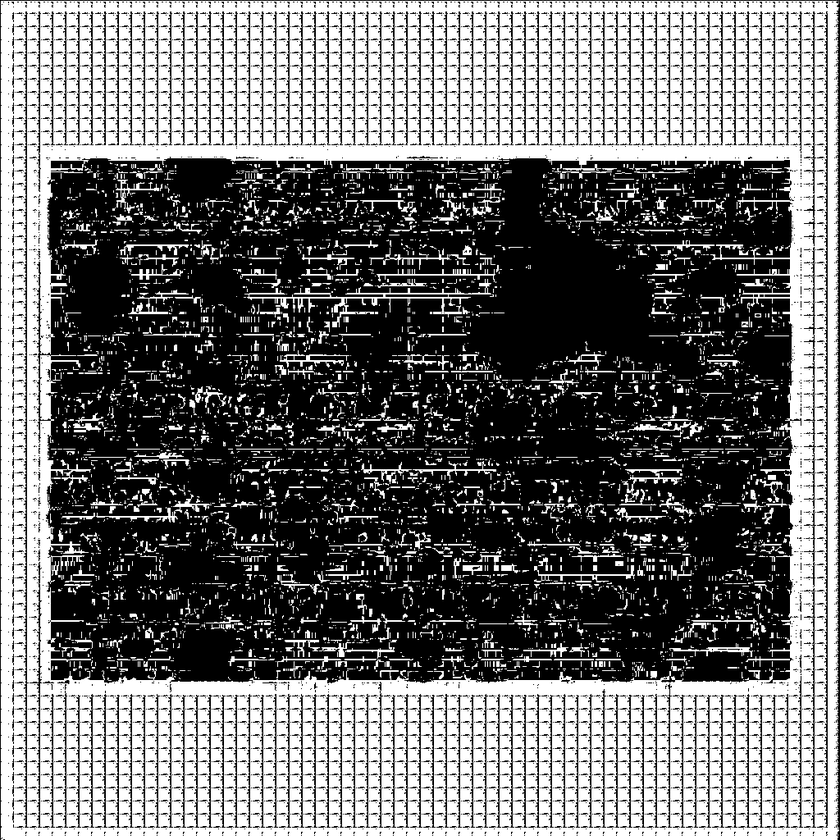
#> input picture A_anormaly_Test/improve_process/result_merge_1_.png, 840 x 840 px, shrunk from 1024 x 1024 before the run
$ python in_black_yuan.py
#> lines starting #> are read from the running program, lines starting #| are printed output that depends on the picture
import cv2
import numpy as np
from PIL import Image


def in_black_image(pic_path, save_path):
    src = cv2.imread(pic_path)
    cv2.namedWindow("input", cv2.WINDOW_AUTOSIZE)
    cv2.imshow("input", src)
    """
    提取图中的红色部分
    """
    hsv = cv2.cvtColor(src, cv2.COLOR_BGR2HSV)
    low_hsv = np.array([0, 43, 46])
    high_hsv = np.array([10, 255, 255])
    mask = cv2.inRange(hsv, lowerb=low_hsv, upperb=high_hsv)
    cv2.imwrite(save_path, mask)


def in_show(pic, image_path, save_path, label):
    # 打开图片
#> called with pic = 'result_merge_1_.png', image_path = 'T_11_black.png', save_path = 'result1.png', label = 255
    Pic = Image.open(pic)
#> Pic is the input picture: PIL image 840x840 RGB; min 0, max 255, mean 112.8
    img1 = Image.open(image_path).convert("RGB")
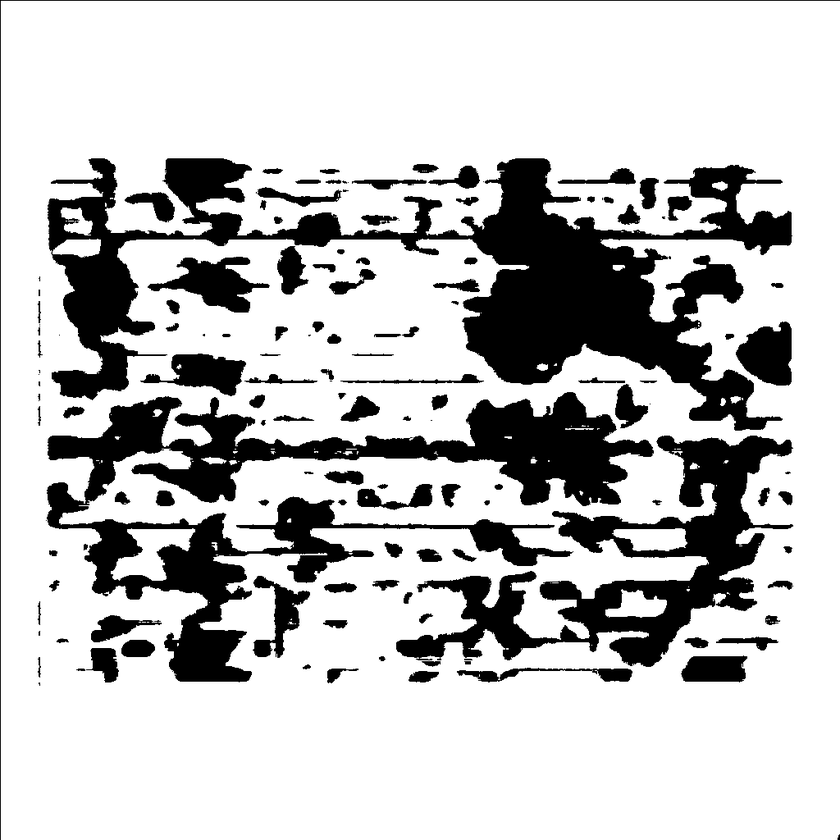
#> input picture A_anormaly_Test/improve_process/T_11_black.png, 840 x 840 px, shrunk from 1024 x 1024 before the run
#> img1 is the input picture: PIL image 840x840 RGB; min 0, max 255, mean 195.8
    # 获取图片的尺寸
    width = Pic.size[0]
#> width = 840
    height = Pic.size[1]
#> height = 840
    xy = []
    # 遍历整个图片，标注图片中的颜色异常区域
    for i in range(1, width):
        for j in range(1, height):
            # 获取图片所有的像素点（机构为data[0]:R data[1]:G data[2]:B data[3]:A
            data = (Pic.getpixel((i, j)))
            # data_hou = (img1.getpixel((i, j)))
            # 灰色的RGB取169 169 169
            if data[0] > 0 and data[1] > 0 and data[2] > 0:
                # 则颜色异常区域改成纯蓝色
                img1.putpixel((i, j), (label, label, label))
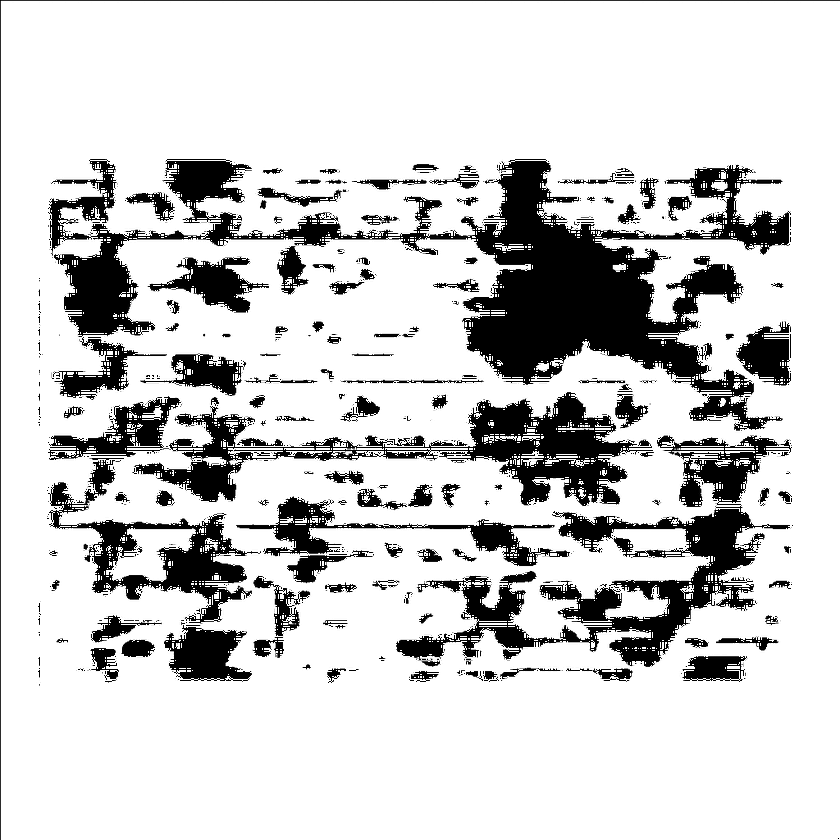
#> img1: PIL image 840x840 RGB; min 0, max 255, mean 207.7
    # 把图片转成RGB
    Pic = img1.convert("RGB")
    # 保存修改后的图片
    # img.save(save_path)
    width = Pic.size[0]
    height = Pic.size[1]
    xy = []
    # 遍历整个图片，标注图片中的颜色异常区域
    for i in range(1, width):
        for j in range(1, height):
            # 获取图片所有的像素点（机构为data[0]:R data[1]:G data[2]:B data[3]:A
            data = (Pic.getpixel((i, j)))
            # data_hou = (img1.getpixel((i, j)))
            # 灰色的RGB取169 169 169
            if data[0] < 100:
                Pic.putpixel((i, j), (4, 61, 150))
            elif data[0] > 100:
                Pic.putpixel((i, j), (104, 18, 22))
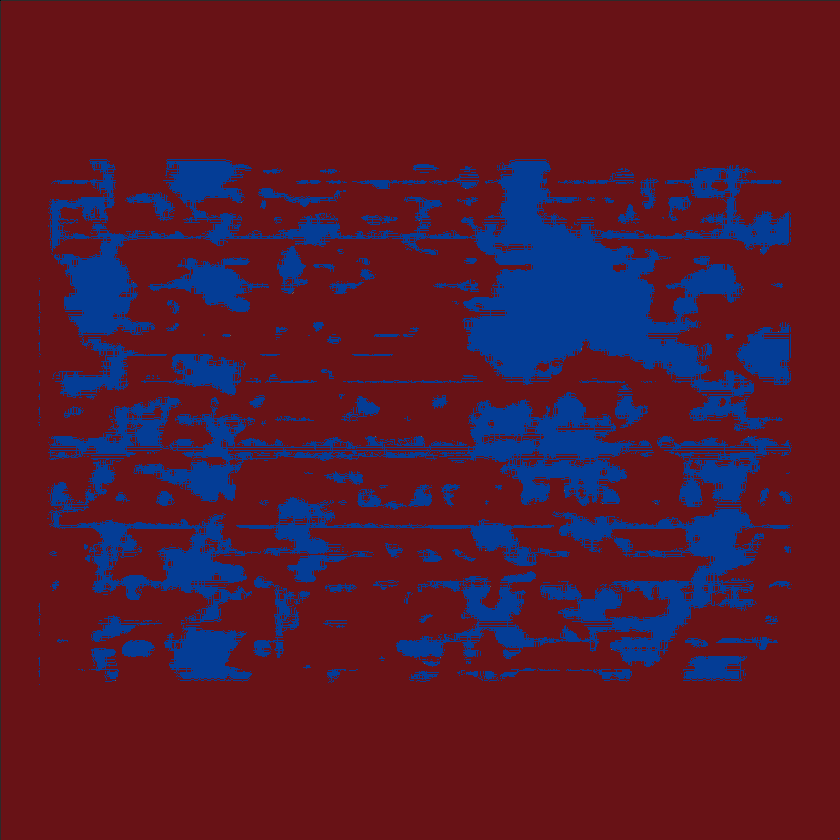
#> Pic: PIL image 840x840 RGB; mean R, G, B 85.7, 25.9, 45.3

    Pic.save(save_path)
# in_black_image('T_11new.png', 'T_11_black.png')
in_show('result_merge_1_.png', 'T_11_black.png', 'result1.png', 255)
